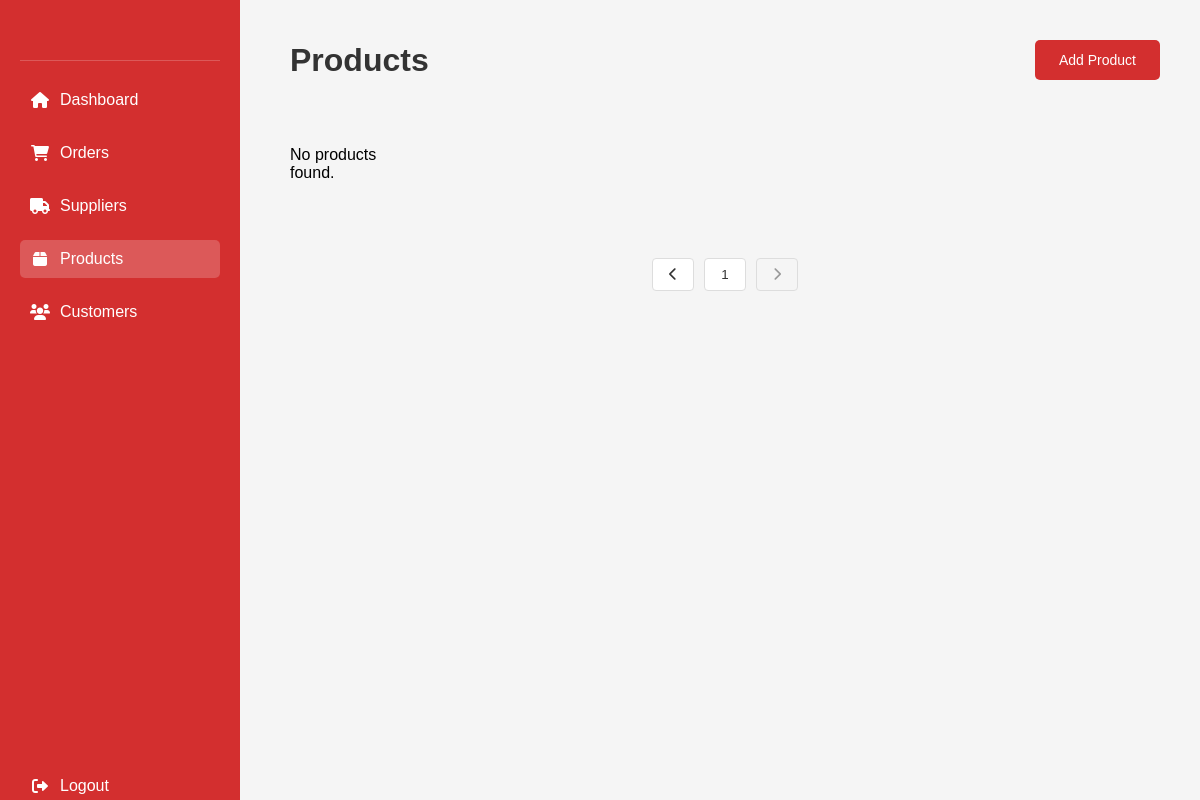
/Admin_product.php?page=2, run on an earlier commit of the app's database.
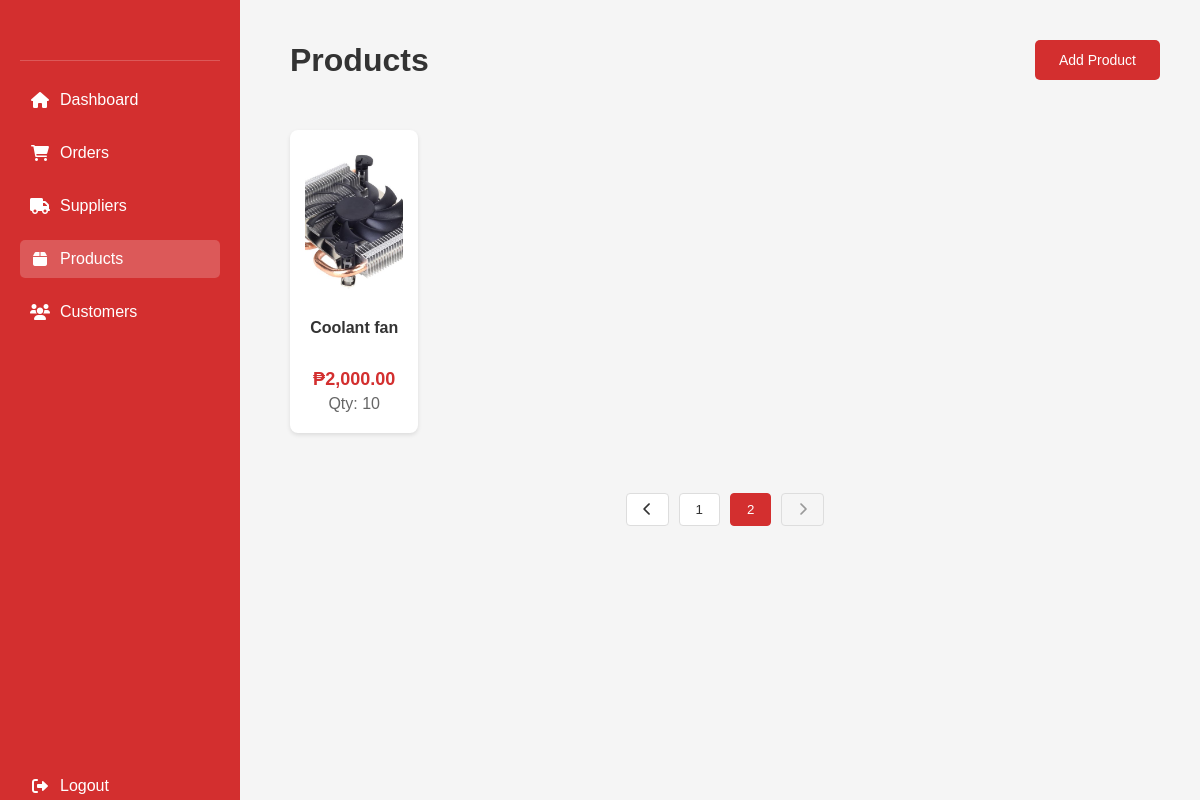
And on a later commit of the database.
### tables this page shows
CREATE TABLE `products` (
  `PK_PRODUCT_ID` int(11) NOT NULL,
  `FK1_CATEGORY_ID` int(11) NOT NULL,
  `FK2_SUPPLIER_ID` int(11) NOT NULL,
  `PROD_NAME` varchar(255) NOT NULL,
  `PROD_DESC` varchar(255) NOT NULL,
  `PROD_SPECS` text DEFAULT NULL,
  `PRICE` decimal(10,2) NOT NULL,
  `QTY` int(11) NOT NULL DEFAULT 0,
  `IMAGE` varchar(255) NOT NULL,
  `CREATED_AT` datetime NOT NULL DEFAULT current_timestamp(),
  `UPDATED_AT` datetime NOT NULL
);

### Admin_product.php (the view, shortened to what this page needs)
<?php
include 'db_connect.php';
$items_per_page = 18;
$page = isset($_GET['page']) ? (int)$_GET['page'] : 1;
$offset = ($page - 1) * $items_per_page;
$count_sql = "SELECT COUNT(*) as total FROM PRODUCTS";
$count_result = $conn->query($count_sql);
$total_rows = $count_result->fetch_assoc()['total'];
$total_pages = ceil($total_rows / $items_per_page);
$sql = "SELECT * FROM PRODUCTS LIMIT $items_per_page OFFSET $offset";
$result = $conn->query($sql);
?>
<!DOCTYPE html>
<html lang="en">
<head>
    <link rel="stylesheet" href="https://cdnjs.cloudflare.com/ajax/libs/font-awesome/6.0.0/css/all.min.css">
</head>
<body>
    <div class="sidebar">
    <div class="admin-profile">
        </div>
        <a href="Admin_home.php">
            <i class="fas fa-home"></i> Dashboard
        </a>
        <a href="Admin_orders.php">
            <i class="fas fa-shopping-cart"></i> Orders
        </a>
        <a href="Admin_suppliers.php">
            <i class="fas fa-truck"></i> Suppliers
        </a>
        <a href="Admin_product.php" class="active">
            <i class="fas fa-box"></i> Products
        </a>
        <a href="Admin_customers.php">
            <i class="fas fa-users"></i> Customers
        </a>
        <a href="logout.php" style="margin-top: auto;">
            <i class="fas fa-sign-out-alt"></i> Logout
        </a>
    </div>
    <div class="main-content">
        <div class="header">
            <h1>Products</h1>
            <button onclick="window.location.href='Admin_add_product.php'">Add Product</button>
        </div>
        <div class="product-grid">
            <?php if ($result->num_rows > 0): ?>
                <?php while ($row = $result->fetch_assoc()): ?>
                    <div class="product-card">
                        <img src="uploads/<?php echo htmlspecialchars($row['IMAGE']); ?>" alt="<?php echo htmlspecialchars($row['PROD_NAME']); ?>">
                        <h3><?php echo htmlspecialchars($row['PROD_NAME']); ?></h3>
                        <p>₱<?php echo number_format($row['PRICE'], 2); ?></p>
                        <p>Qty: <?php echo $row['QTY']; ?></p>
                    </div>
                <?php endwhile; ?>
            <?php else: ?>
                <p>No products found.</p>
            <?php endif; ?>
        </div>
        <div class="pagination">
            <?php if($page > 1): ?>
                <a href="?page=<?php echo ($page-1); ?>">
                    <button><i class="fas fa-chevron-left"></i></button>
                </a>
            <?php else: ?>
                <button disabled><i class="fas fa-chevron-left"></i></button>
            <?php endif; ?>
            <?php
            $start_page = max(1, $page - 2);
            $end_page = min($total_pages, $start_page + 4);
            for($i = $start_page; $i <= $end_page; $i++): ?>
                <a href="?page=<?php echo $i; ?>">
                    <button <?php echo ($i == $page) ? 'class="active"' : ''; ?>><?php echo $i; ?></button>
                </a>
            <?php endfor;
            ?>
            <?php if($page < $total_pages): ?>
                <a href="?page=<?php echo ($page+1); ?>">
                    <button><i class="fas fa-chevron-right"></i></button>
                </a>
            <?php else: ?>
                <button disabled><i class="fas fa-chevron-right"></i></button>
            <?php endif; ?>
        </div>
    </div>
</body>
</html>

### Admin_product.php (style rules this page uses)
body { margin: 0; font-family: Arial, sans-serif; background-color: #f5f5f5; }
.sidebar { width: 200px; background-color: #d32f2f; height: 100vh; position: fixed; color: white; display: flex; flex-direction: column; padding: 20px; }
.admin-profile { text-align: center; padding: 20px 0; border-bottom: 1px solid rgba(255,255,255,0.2); margin-bottom: 20px; }
.sidebar a { display: flex; align-items: center; color: white; text-decoration: none; margin-bottom: 15px; padding: 10px; border-radius: 5px; transition: all 0.3s ease; }
.sidebar a i { margin-right: 10px; width: 20px; text-align: center; }
.sidebar a.active { background: rgba(255,255,255,0.2); }
.main-content { margin-left: 250px; padding: 40px; }
.header { display: flex; justify-content: space-between; align-items: center; margin-bottom: 30px; }
.header h1 { margin: 0; color: #333; }
.header button { background-color: #d32f2f; color: white; border: none; padding: 12px 24px; cursor: pointer; border-radius: 5px; transition: background-color 0.3s; font-size: 14px; }
.product-grid { display: grid; grid-template-columns: repeat(6, 1fr); gap: 20px; padding: 20px 0; }
.product-card { background: white; border-radius: 8px; padding: 15px; text-align: center; box-shadow: 0 2px 4px rgba(0,0,0,0.1); transition: transform 0.2s ease; }
.product-card img { width: 100%; height: 150px; object-fit: cover; border-radius: 4px; margin-bottom: 10px; }
.product-card h3 { margin: 10px 0; font-size: 16px; color: #333; height: 40px; overflow: hidden; }
.product-card p { margin: 5px 0; color: #666; }
.product-card p:first-of-type { color: #d32f2f; font-weight: bold; font-size: 18px; }
.pagination { display: flex; justify-content: center; gap: 10px; margin-top: 40px; align-items: center; }
.pagination button { background-color: white; border: 1px solid #ddd; color: #333; padding: 8px 16px; border-radius: 4px; cursor: pointer; transition: all 0.3s ease; }
.pagination button.active { background-color: #d32f2f; border-color: #d32f2f; color: white; }
.pagination a { text-decoration: none; }
.pagination button[disabled] { background-color: #f5f5f5; border-color: #ddd; color: #999; cursor: not-allowed; }

What changed in the data, as far as the page shows it:
added products: IMAGE (picture), PROD_NAME "Coolant fan", PRICE "2,000.00", QTY "10"
Also different on the page:
new list line: "2"
text no longer shown: "No products found."
